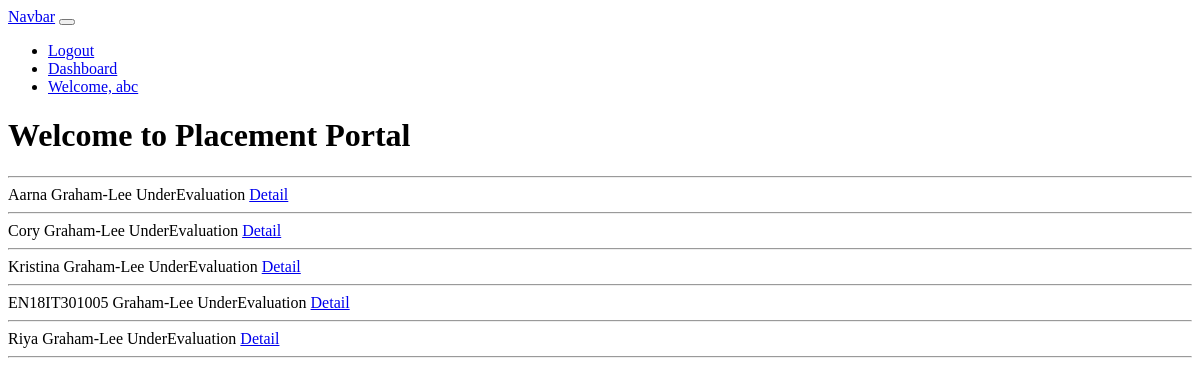
The app's page /Position/5/ListStuApplied (signed in), older data.
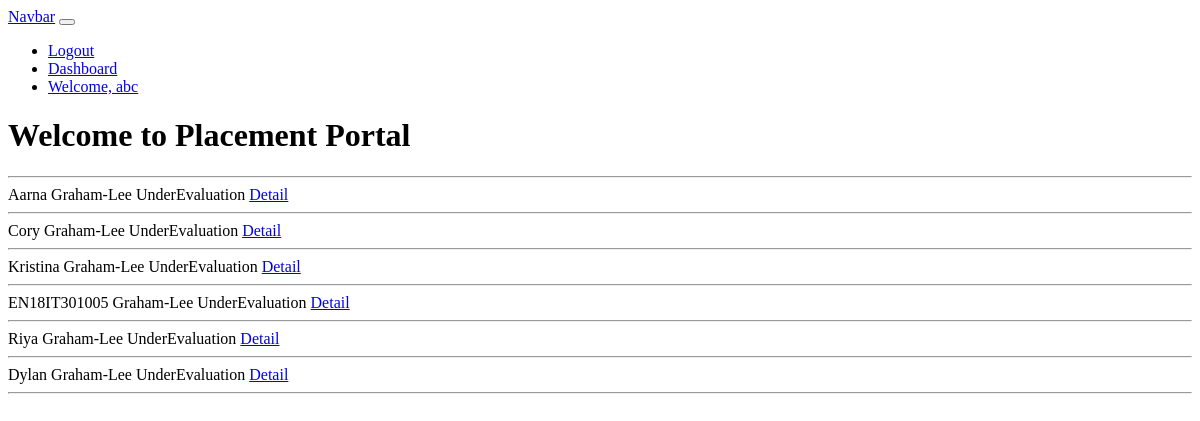
The same page, newer data.
### placementapp/models.py (models this page shows)
class Applied(models.Model):
    Status_Choices=[('Selected','Selected'),('EligibleForNextRound','EligibleForNextRound'),('Rejected','Not Eligible For Next Round'),('Under Evaluation','Under Evaluation'),]
    Student=models.ForeignKey(to=Student,on_delete=models.CASCADE)
    Position=models.ForeignKey(to=Position,on_delete=models.CASCADE)
    Status=models.CharField(max_length=30,choices=Status_Choices,default='UnderEvaluation')
    Time=models.DateTimeField(verbose_name='applied at',auto_now_add=True,)
    Description=models.TextField(verbose_name='Info About Next Roumd',null=True,blank=True)
    FinalOffer=models.ForeignKey(to=Offers,on_delete=models.SET_NULL,null=True,blank=True)
    def __str__(self):
        return f"{self.Student} {self.Position} {self.Status}"

class Student(models.Model):
    user=models.OneToOneField(to=User,on_delete=models.CASCADE,primary_key=True)
    enrollment_no=models.CharField(max_length=12)
    first_name=models.CharField(max_length=30)
    last_name=models.CharField(max_length=30)
    Gender_Choices=[('MALE','MALE'),
    ('FEMALE','FEMALE'),
    ('OTHERS','OTHERS'),
    ]
    gender=models.CharField(choices=Gender_Choices,null=True,max_length=10,)
    Email=models.EmailField(null=False,blank=False)
    Mobile_No=models.PositiveBigIntegerField(null=False,blank=False)
    School10=models.ForeignKey(to=School,null=True,on_delete=models.SET_NULL,related_name='SchoolX')
    School12=models.ForeignKey(to=School,null=True,on_delete=models.SET_NULL,related_name='SchoolXII')
    Score10=models.DecimalField(max_digits=4,decimal_places=2,null=True,blank=True)
    Score12=models.DecimalField(max_digits=4,decimal_places=2,null=True,blank=True)
    JeePercentile=models.DecimalField(max_digits=4,decimal_places=2,null=True,blank=True)
    Branch=models.ForeignKey(to=BranchDS,on_delete=models.SET_NULL,null=True)
    Aim=models.TextField(null=True,blank=True,)
    Objective=models.TextField(null=True,blank=True,)
    Mission=models.TextField(null=True,blank=True,)
    Vision=models.TextField(null=True,blank=True,)
    mentor=models.ForeignKey(to=Mentor,on_delete=models.SET_NULL,null=True,blank=True)
    PlacementCell=models.ForeignKey(to=PlacementCell,null=True,blank=True,on_delete=models.SET_NULL)
    AppliedPositions=models.ManyToManyField(to=Position,through='Applied')
    maxCTC=models.SmallIntegerField(null=True,default=0)
    Resume=models.FileField(upload_to="Resume",blank=True)
    ResumeURL=models.TextField(null=True,blank=True,)
    def __str__(self):
        return f"{self.enrollment_no} "

class Position(models.Model):
    Name=models.CharField(max_length=100)
    Company=models.ForeignKey(to=Company,on_delete=models.CASCADE)
    minCTC=models.SmallIntegerField(verbose_name='Minimum CTC in Lakhs')
    maxCTC=models.SmallIntegerField(verbose_name='Maximum CTC in Lakhs')
    Description=models.TextField(verbose_name='Roles and Responsibility')
    branch=models.ManyToManyField(to=BranchDS,)
    minScore10=models.DecimalField(max_digits=4,decimal_places=2,default=0.00)
    minScore12=models.DecimalField(max_digits=4,decimal_places=2,default=0.00)
    minJeePercentile=models.DecimalField(max_digits=4,decimal_places=2,default=0.00)
    def __str__(self):
        return f"{self.Company}"

class Company(models.Model):
    user=models.OneToOneField(to=User,on_delete=models.CASCADE,primary_key=True)
    Name=models.CharField(max_length=60)
    Description=models.TextField()
    MCA=models.CharField(verbose_name='MCA ID',max_length=50)
    Type=models.CharField(verbose_name='Company Type',max_length=70)
    revenue=models.BigIntegerField(verbose_name='Latest 1 year Revenue')
    def __str__(self):
        return f"{self.Name}"

### placementapp/views.py (the view)
# urls.py: path('Position/<int:id>/ListStuApplied',views.ListOfAppliedStuForPos,name='AppliedStudent'),
def ListOfAppliedStuForPos(request,id):
    varuser=request.user
    appliedStu=None
    if varuser.is_authenticated and varuser.verified:
        if varuser.user_type==3:
            appliedStu=Applied.objects.filter(Position__id=id)
            return render(request,'placementapp/Company/ListAppliedStuForPos.html',{'dataset':appliedStu})
        elif varuser.user_type==2:
            appliedStu=Applied.objects.filter(Position__id=id)
            return render(request,'placementapp/PlacementOff/ListAppliedStuForPos.html',{'dataset':appliedStu})
    return HttpResponse('<h1> Current Session User is not  Authorised</h1>')

### placementapp/templates/placementapp/PlacementOff/ListAppliedStuForPos.html (shortened to what this page needs)
{% extends 'base.html' %}
{% block content %}
<!DOCTYPE html>
<html lang="en">
<head>
</head>
<body>
    {% for data in dataset %}
{{data}}
<a href="{% url 'StuDetail' data.Student.user.id  %}">Detail</a>
<hr>
{% endfor %}
</body>
</html>
{% endblock %}

Row changes from the older to the newer data that the page shows:
added Applied: Student+Position+Status "Dylan Graham-Lee UnderEvaluation"
